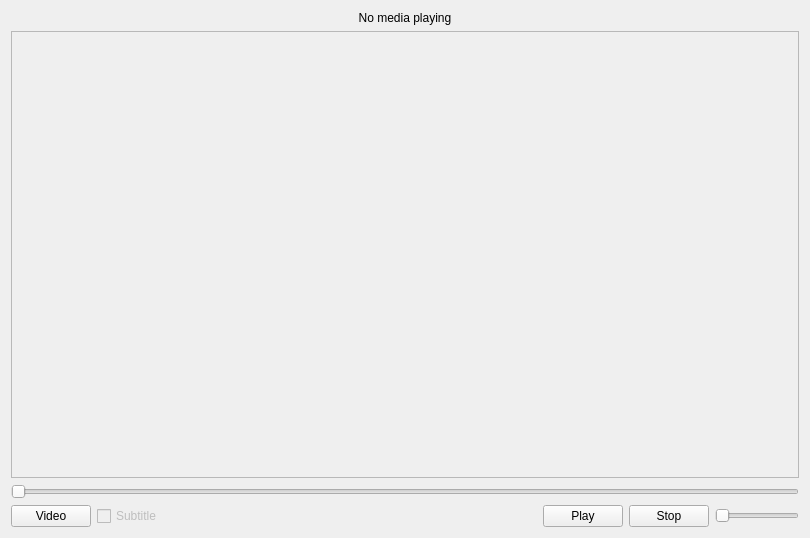
<?xml version="1.0" encoding="UTF-8"?>
<ui version="4.0">
 <class>Playback</class>
 <widget class="QWidget" name="Playback">
  <property name="geometry">
   <rect>
    <x>0</x>
    <y>0</y>
    <width>810</width>
    <height>538</height>
   </rect>
  </property>
  <property name="autoFillBackground">
   <bool>true</bool>
  </property>
  <layout class="QGridLayout" name="gridLayout">
   <item row="0" column="1">
    <layout class="QVBoxLayout" name="verticalLayout_3">
     <item>
      <widget class="QLabel" name="mediaPlaying">
       <property name="text">
        <string>No media playing</string>
       </property>
       <property name="alignment">
        <set>Qt::AlignCenter</set>
       </property>
      </widget>
     </item>
     <item>
      <widget class="QFrame" name="videoFrame">
       <property name="sizePolicy">
        <sizepolicy hsizetype="Preferred" vsizetype="MinimumExpanding">
         <horstretch>0</horstretch>
         <verstretch>0</verstretch>
        </sizepolicy>
       </property>
       <property name="autoFillBackground">
        <bool>true</bool>
       </property>
       <property name="frameShape">
        <enum>QFrame::StyledPanel</enum>
       </property>
       <property name="frameShadow">
        <enum>QFrame::Raised</enum>
       </property>
      </widget>
     </item>
     <item>
      <widget class="QSlider" name="mediaPositionSlider">
       <property name="maximum">
        <number>1000</number>
       </property>
       <property name="orientation">
        <enum>Qt::Horizontal</enum>
       </property>
      </widget>
     </item>
     <item>
      <layout class="QHBoxLayout" name="horizontalLayout_3">
       <item>
        <widget class="QPushButton" name="importMediaBtn">
         <property name="text">
          <string>Video</string>
         </property>
        </widget>
       </item>
       <item>
        <widget class="QCheckBox" name="subtitleCheckBox">
         <property name="enabled">
          <bool>false</bool>
         </property>
         <property name="text">
          <string>Subtitle</string>
         </property>
         <property name="checked">
          <bool>false</bool>
         </property>
        </widget>
       </item>
       <item>
        <spacer name="horizontalSpacer">
         <property name="orientation">
          <enum>Qt::Horizontal</enum>
         </property>
         <property name="sizeHint" stdset="0">
          <size>
           <width>40</width>
           <height>20</height>
          </size>
         </property>
        </spacer>
       </item>
       <item>
        <widget class="QPushButton" name="playPauseBtn">
         <property name="text">
          <string>Play</string>
         </property>
        </widget>
       </item>
       <item>
        <widget class="QPushButton" name="stopBtn">
         <property name="text">
          <string>Stop</string>
         </property>
        </widget>
       </item>
       <item>
        <widget class="QSlider" name="volumeSlider">
         <property name="sizePolicy">
          <sizepolicy hsizetype="Fixed" vsizetype="Fixed">
           <horstretch>0</horstretch>
           <verstretch>0</verstretch>
          </sizepolicy>
         </property>
         <property name="maximum">
          <number>100</number>
         </property>
         <property name="orientation">
          <enum>Qt::Horizontal</enum>
         </property>
        </widget>
       </item>
      </layout>
     </item>
    </layout>
   </item>
  </layout>
 </widget>
 <resources/>
 <connections/>
</ui>
